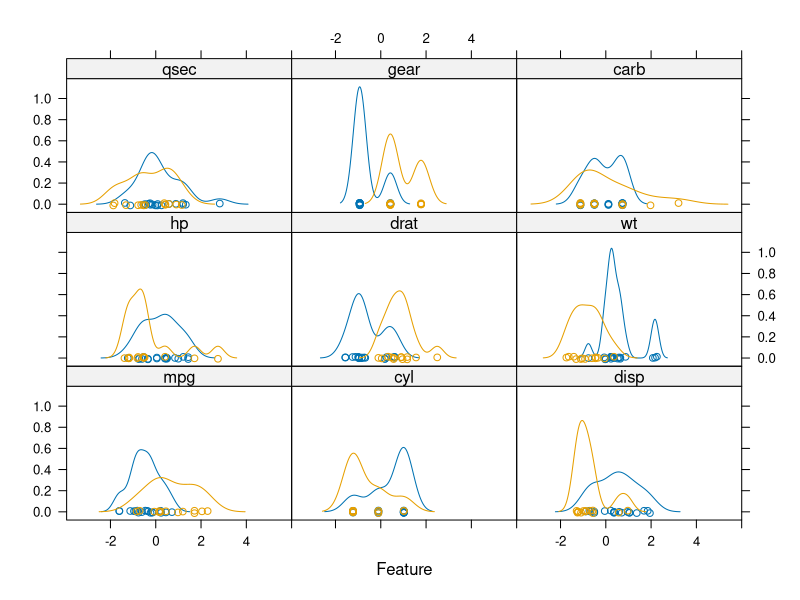
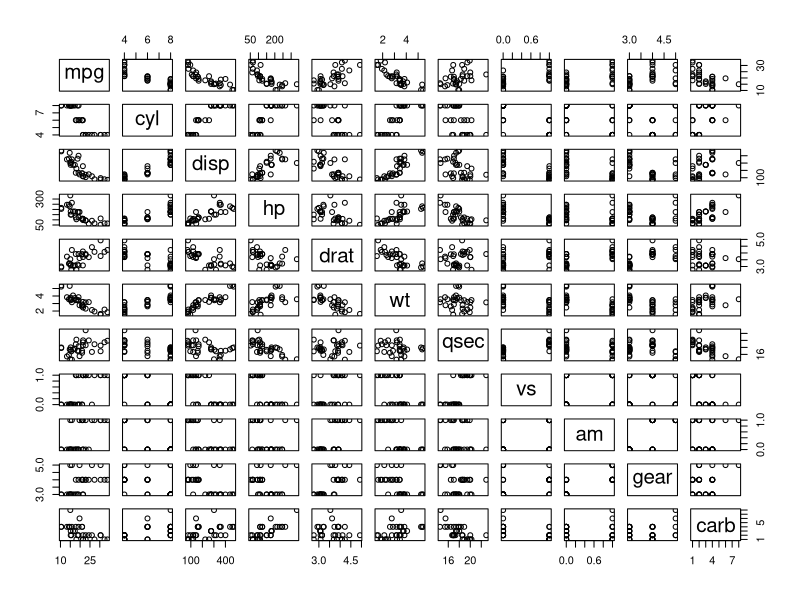
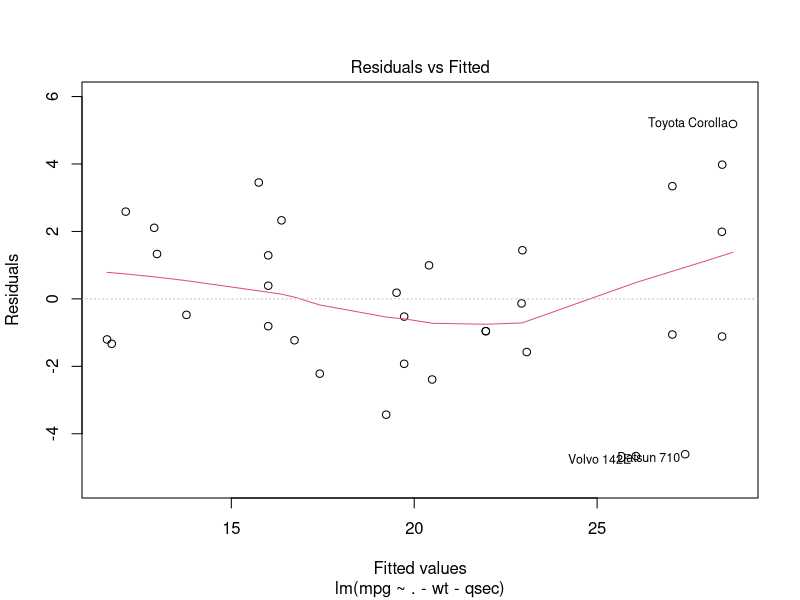

Here is the R script that generated these plots, in order:
## ---- chunk 1
    library(caret)
    ndata <- mtcars
    ndata[,-c(8,9)] <- scale(mtcars[,-c(8,9)])
    ndata[,8] <- as.factor(mtcars[,8])
    ndata[,9] <- as.factor(mtcars[,9])
    y <- as.factor(mtcars$am)
    featurePlot(ndata[,-c(8,9)], y=y, plot='density')    
## ---- chunk 2
    plot(mtcars)
## ---- chunk 3
    a <- library(car)
    data <- mtcars
    data$am <- as.factor(data$am)
    data$vs <- as.factor(data$vs)
    md1 <- lm(mpg ~ . , data=data)
    print(md1$call)
    print(vif(md1))
    md2 <- lm(mpg ~ . - wt , data=data)
    print(md2$call)
    print(vif(md2))
    md3 <- lm(mpg ~ . - wt -qsec, data=data)
    print(md3$call)
    print(vif(md3))
## ---- chunk 4
    plot(md3, which=1)
## ---- chunk 5
    print(md3$coef)
    confint(md3)
